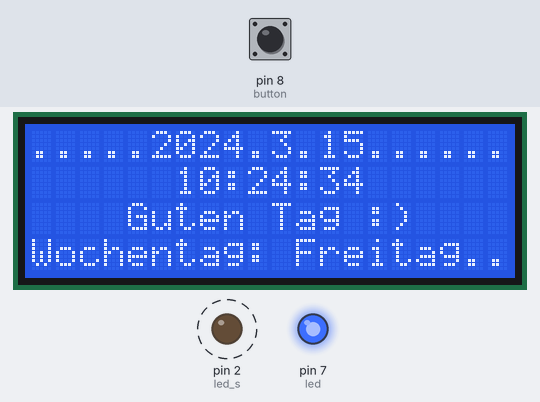
A sketch run on a simulated Arduino Uno, built with avr-gcc and run on an emulated ATmega328P. On the bench: 20×4 character LCD, output pins drawn as LEDs (lit = HIGH). Dashed ring = blinking. The inputs (shaded band) are chosen by the test bench; at power-on: pin 8 (button) HIGH. The local clock reads 2024-03-15 10:24:30 at power-on unless the sketch sets it; what the sketch prints to the serial monitor is not drawn.

Above: at 4.3 s.
4.4 s: pin 8 (button) pulled LOW for 3.2 s
At 5.9 s:
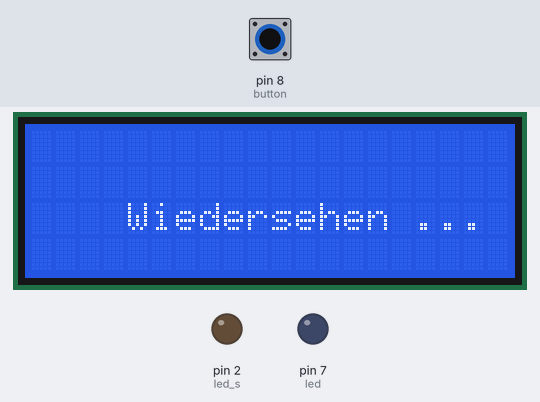
11.2 s: pin 8 (button) pulled LOW for 1.25 s
At 13.6 s:
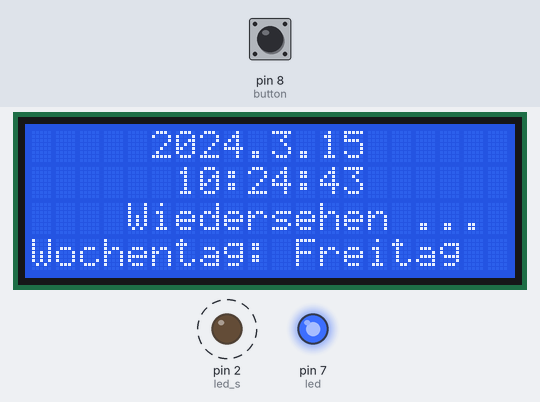
16.6 s: pin 8 (button) pulled LOW for 3.2 s
At 20.4 s:
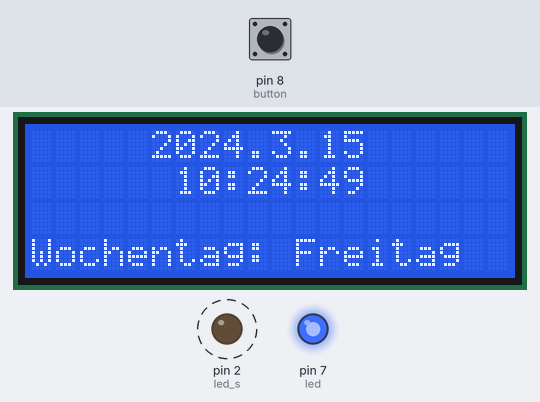
23.9 s: pin 8 (button) pulled LOW for 1.25 s
At 26.3 s:
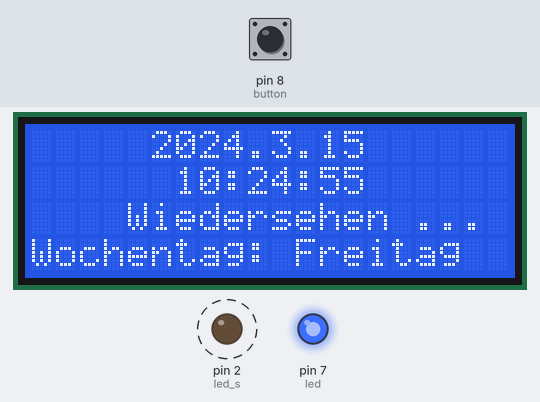
28.0 s: pin 8 (button) pulled LOW for 3.2 s
At 31.0 s:
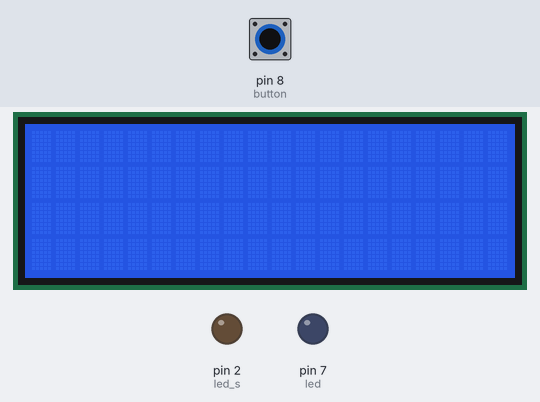
Timing chart, 0 to 36.3 s (numbered marks = the images above; inputs shaded):
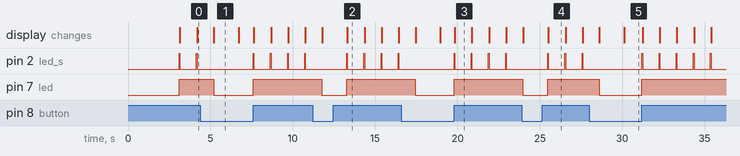

The sketch:

sketch.ino
```cpp
/* Programmcode: Echtzeituhr-Arduino-Projekt
Beschreibung: Visualisierung von Datum und Uhrzeit mit einer RTC DS1307, die über I2C angeschlossen ist
Autor: Licet Ullmann
Erstellt: 13.12.2023
*/
// Bibliotheken
#include <LiquidCrystal_I2C.h>
#include <RTClib.h> // RTC-Bibliothek für die Verwendung einer Echtzeituhr
#define button 8
#define led 7
#define led_s 2


RTC_DS1307 rtc; // Erstellen eines RTC-Objektes für die DS3231 Echtzeituhr
LiquidCrystal_I2C lcd(0x27, 20, 4); // LCD-Adresse 0x27, 20 Zeichen, 4 Zeilen

char daysOfTheWeek[7][12] = {"Sonntag", "Montag", "Dienstag", "Mittwoch", "Donnerstag", "Freitag", "Samstag"};

bool cnt = 0;

// Datum und Uhrzeit an die serielle Schnittstelle senden
void datetime_serialT(){
  DateTime now =rtc.now(); // Einholen der aktuellen Zeit von der RTC

  Serial.print("Aktuelle Uhrzeit: ");
  Serial.print(now.year(), DEC); // Jahr ausgeben
  Serial.print('.');
  Serial.print(now.month(), DEC); // Monat ausgeben
  Serial.print('.');
  Serial.print(now.day(), DEC);  // Tag ausgeben
  Serial.print(" (");
  Serial.print(daysOfTheWeek[now.dayOfTheWeek()]);
  Serial.print(") ");
  Serial.print(now.hour(), DEC); // Stunde ausgeben
  Serial.print(':');
  Serial.print(now.minute(), DEC); // Minute ausgeben
  Serial.print(':');
  Serial.print(now.second(), DEC); // Sekunde ausgeben
  Serial.println();
}

// Datum und Uhrzeit auf dem LCD-Display anzeigen
void datetime_lcd(){
  DateTime now =rtc.now();

  // LCD display:
  lcd.setCursor(5,0);
  lcd.print(now.year(), DEC);  // Jahr ausgeben
  lcd.print('.');
  lcd.print(now.month(), DEC); // Monat ausgeben
  lcd.print('.');
  lcd.print(now.day(), DEC); // Tag ausgeben

  lcd.setCursor(6,1);
  lcd.print(now.hour(), DEC); // Stunde ausgeben
  lcd.print(':');
  lcd.print(now.minute(), DEC); // Minute ausgeben
  lcd.print(':');
  lcd.print(now.second(), DEC); // Sekunde ausgeben

  lcd.setCursor(0,3);
  lcd.print("Wochentag: ");
  lcd.print(daysOfTheWeek[now.dayOfTheWeek()]); // Wochentag ausgeben
}

void setup() {
  Serial.begin(9600); // Starten der seriellen Kommunikation
  // Initialisierung der RTC
  if (! rtc.begin()) {
    Serial.println("Couldn't find RTC");
    Serial.flush();
    abort();
  }

  // LCD Setup:
  lcd.init();
  lcd.backlight();

  lcd.setCursor(0,0);
  lcd.print("....................");
  lcd.setCursor(4,2);
  lcd.print("Guten Tag :)");
  lcd.setCursor(0,3);
  lcd.print("....................");

  delay(3000);

  pinMode(button, INPUT_PULLUP);
  pinMode(led, OUTPUT);
  pinMode(led_s, OUTPUT);
}

void loop() {

  if (digitalRead(button) == HIGH) {  // Wenn auf der Eingangsleitung des Tasters HIGH anliegt ...
    digitalWrite(led, HIGH);          // RTC,LCD, LEDs einschalten,
    digitalWrite(led_s, HIGH);
    datetime_lcd();
    datetime_serialT();
    cnt = 1;
    digitalWrite(led_s, LOW);
    delay(1000); // Eine Sekunde warten, bevor die Schleife erneut durchlaufen wird
  } else {                                // sonst ...
    digitalWrite(led, LOW);           // RTC,LCD, LEDs ausschalten.
    if (cnt == 1){
      lcd.clear();
      lcd.setCursor(4,2);
      lcd.print("Wiedersehen ...");
      cnt = 0;
      delay(1500);
    }else {
      lcd.clear();
    }
  }
}
```

Measured:
- after the input at 4.4 s, pin 7 (led): HIGH → LOW after 0.80 s, → HIGH 2.4 s later; the display: changes after 0.81 s (image 1)
- after the input at 11.2 s, pin 7 (led): HIGH → LOW after 0.56 s, → HIGH 1.5 s later; the display: first changes after 0.58 s (image 2 shows a later state)
- after the input at 16.6 s, pin 7 (led): HIGH → LOW after 0.84 s, → HIGH 2.4 s later; the display: first changes after 0.86 s (image 3 shows a later state)
- after the input at 23.9 s, pin 7 (led): HIGH → LOW after 0.06 s, → HIGH 1.5 s later; the display: first changes after 0.08 s (image 4 shows a later state)
- after the input at 28.0 s, pin 7 (led): HIGH → LOW after 0.60 s, → HIGH 2.6 s later; the display: first changes after 0.62 s (image 5 shows a later state)
- what the display in image 1 shows lasts 1.5 s, from 5.2 s to 6.7 s
- what the display in image 2 shows lasts 1.1 s, from 13.3 s to 14.4 s
